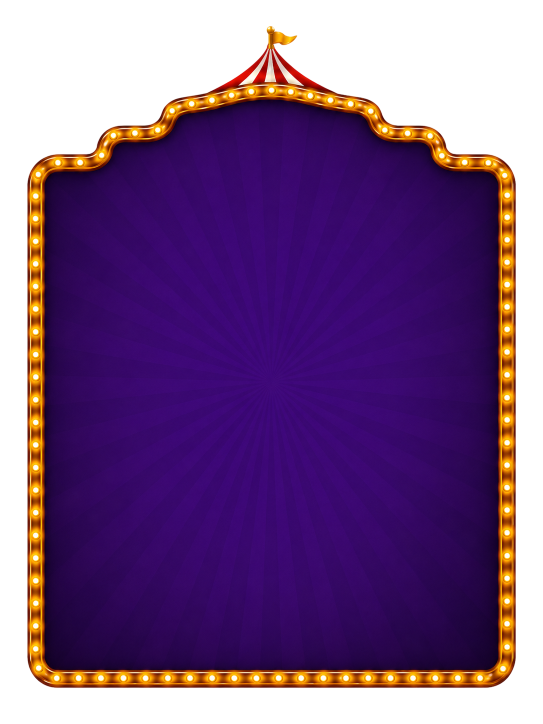
#> input picture apps/theme-park/scripts/congrats/source/marquee-tall.webp, 1086 x 1448 px (shown at 1/2 size); its folder holds only this picture in this run
$ python build_congrats.py
#> lines starting #> are read from the running program, lines starting #| are printed output that depends on the picture; after the words box and inside, x2 and y2 are one past the last pixel; in counts of white or black regions, pixels touching at a corner belong together
"""Build the TALL congratulations marquee: a circus sign with a purple field inside a gold rail of
painted bulbs, a striped tent top and a little flag. Everything that used to be built into the panel
art (the medallion ring, the gold P, the amount well) is gone: the well is drawn by the component,
and the bonus's own scatter badge takes the medallion's place.

The bonus-COMPLETE screen used to be a second, wide marquee cut here. It is now the shared marquee
PAD — see `scripts/pad/` — which the big-win cards sit on too, so it is generated there instead and
this script owns only the tall one.

    python3 scripts/congrats/build_congrats.py

THE ART IS TALLER THAN THE PANEL, AND THIS SHORTENS IT WITHOUT SQUASHING IT. The drawing is
1608x2412 (0.667) where the panel is drawn at 0.873, and the obvious fix — resize to the panel's
aspect — is exactly what the drawing this replaced was doing, and exactly what made it look wrong:
a 16% horizontal pull turns every bulb into an oval. So instead:

* A BAND IS CUT OUT OF THE MIDDLE OF THE RAIL. Between y=600 and y=2100 the rail runs dead straight
  (27..1580 on every row, verified), so a horizontal join there is invisible. The cut runs from the
  gap after one bulb to the gap after another six down, which removes six whole bulbs and leaves the
  spacing across the join reading as one ordinary pitch. Every bulb that survives is still round.
* THE FIELD IS NOT CUT, IT IS SQUASHED. The purple sunburst radiates from a point, so taking a band
  out of it leaves the rays above the join at a different angle from the rays below — a smear where
  the centre should be, which is visible. Instead the ORIGINAL field is resized into the shortened
  field's box: a squashed radial burst is still a radial burst, just with slightly narrower rays,
  and it converges to a point like it should.

The field is found by flooding purple from the middle, so the gold rail is what stops it, and the
mask is eroded before the swap so the rail's inner edge is never painted over.

Writes the webp marquee and the generated aspect + bulb table `src/game/congratsPanelParts.ts`.
"""

import collections
import os
import pathlib

import numpy as np
from PIL import Image, ImageDraw, ImageFilter

BASE = pathlib.Path(__file__).resolve().parent
APP = pathlib.Path(__file__).resolve().parents[2]
OUT_DIR = APP / 'static/assets/theme-park/v2/popup/congrats'
OUT_TS = APP / 'src/game/congratsPanelParts.ts'

#: The band to take out of the rail, in source pixels. Both edges sit in a GAP between bulbs, TWO
#: bulbs apart, inside the straight run — see the module docstring. Run with `--measure N` to list
#: every candidate that removes N bulbs and what aspect each leaves; do not nudge these by eye.
#:
#: It used to take out six bulbs (620, 1129), which left the sign at 0.873 and the field too short
#: for what this screen has to say: CONGRATS! did not fit inside the purple and sat across the top
#: rail (2026-08-24). Two bulbs leaves the canvas at 0.744 — a quarter more height for the same
#: width, all of it field — which is what it takes to stand seven things up the column with gaps
#: that read as gaps. The copy is laid out inside it in <CongratsPanel>'s `tall` block.
SEAM = (620, 787)

#: The transparent margin around the drawing, as fractions of the canvas — the padding the marquee
#: this replaced carried, kept so the sprite's box is not the ink's box (the glow and the flag need
#: room outside the rail).
#:
#: The canvas ASPECT is no longer a constant. It used to be pinned to the marquee this replaced so
#: that <CongratsPanel>'s Figma-measured fractions kept working, at the cost of a residual 1.2%
#: vertical stretch. The sign is now deliberately a different shape from that one, so there is
#: nothing left to match: the height is derived from the drawing so the drawing is never stretched
#: at all, and the layout is re-pinned against the field this produces.
INK_BOX = (0.04980, 0.03581, 0.95020, 0.95055)

#: Rendered width to ship the marquee at. It is drawn a little over 500 of the design's 1200 frame,
#: i.e. ~850px on a 1920 stage; 1024 covers that with headroom and no more.
WIDTH = 1024


def load(name):
    """The artist's marquee drawing, kept as lossless webp.

    Committed alongside the script rather than left in a working directory: a pipeline that cannot
    be re-run is a pipeline nobody re-runs.
    """
#> called with name = 'tall'
    return Image.open(BASE / 'source' / f'marquee-{name}.webp').convert('RGBA')
#> returned value is the input picture: PIL image 1086x1448 RGBA; mean R, G, B, A 64.2, 24, 67.5, 180.9


def field_mask(img):
    """The purple interior, flooded from the centre outward so the gold rail is what stops it.

    A colour test alone would also take the rail's dark purple outline and the drop shadow, which
    are the same purple and are on the WRONG side of the rail. Reachability is what separates them.
    """
    a = np.asarray(img).astype(int)
    h, w, _ = a.shape
    red, green, blue, alpha = a[..., 0], a[..., 1], a[..., 2], a[..., 3]
    purple = (alpha > 128) & (blue > red + 20) & (blue > green + 40)

    seen = np.zeros((h, w), bool)
    start = (h // 2, w // 2)
    if not purple[start]:
        raise SystemExit('the middle of the marquee is not purple — has the art changed?')
    queue = collections.deque([start])
    seen[start] = True
    while queue:
        y, x = queue.popleft()
        for dy, dx in ((1, 0), (-1, 0), (0, 1), (0, -1)):
            ny, nx = y + dy, x + dx
            if 0 <= ny < h and 0 <= nx < w and purple[ny, nx] and not seen[ny, nx]:
                seen[ny, nx] = True
                queue.append((ny, nx))
    return seen


def _bbox(mask):
    ys, xs = np.nonzero(mask)
    return int(xs.min()), int(ys.min()), int(xs.max()) + 1, int(ys.max()) + 1


def shortened(img):
    """The drawing with a band taken out of its rail and its sunburst squashed to suit."""
    top = img.crop((0, 0, img.width, SEAM[0]))
    bottom = img.crop((0, SEAM[1], img.width, img.height))
    cut = Image.new('RGBA', (img.width, top.height + bottom.height), (0, 0, 0, 0))
#> cut: PIL image 1086x1281 RGBA; every value is 0
    cut.paste(top, (0, 0))
    cut.paste(bottom, (0, top.height))

    # Put the WHOLE original field back inside the shortened one, so the burst still converges to a
    # point instead of carrying the join.
    was, now = _bbox(field_mask(img)), field_mask(cut)
#> in field_mask, `red, green, blue, alpha = a[..., 0], a[..., 1], a[..., 2], a[..., 3]`:
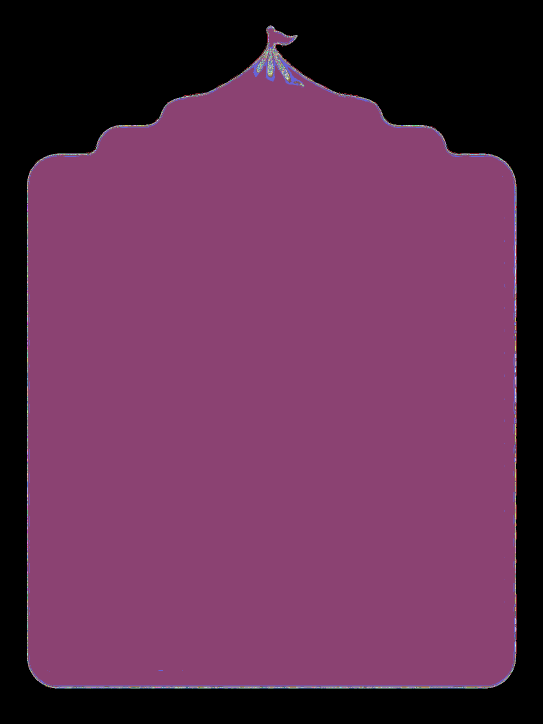
#> alpha: shape (1448, 1086) int64 (shown at 1/2 size); 231 distinct labels, from 0 to 255; one colour per label, 0 black
#> in field_mask, `purple = (alpha > 128) & (blue > red + 20) & (blue > green + 40)`:
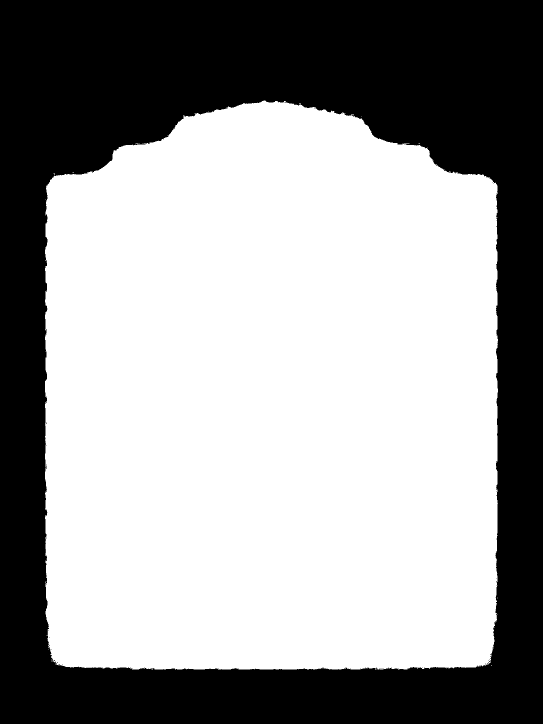
#> purple: shape (1448, 1086) bool (shown at 1/2 size); 60.8% white; 25 black regions (24 under 20 px), largest, box (x1, y1, x2, y2) and area: (0, 0, 1086, 1448) 615908
#> after the loop in field_mask, `while queue:`: seen: shape (1448, 1086) bool; 60.8% white; 25 black regions (24 under 20 px), largest, box (x1, y1, x2, y2) and area: (0, 0, 1086, 1448) 616004
#> in field_mask (call 2), `red, green, blue, alpha = a[..., 0], a[..., 1], a[..., 2], a[..., 3]`:
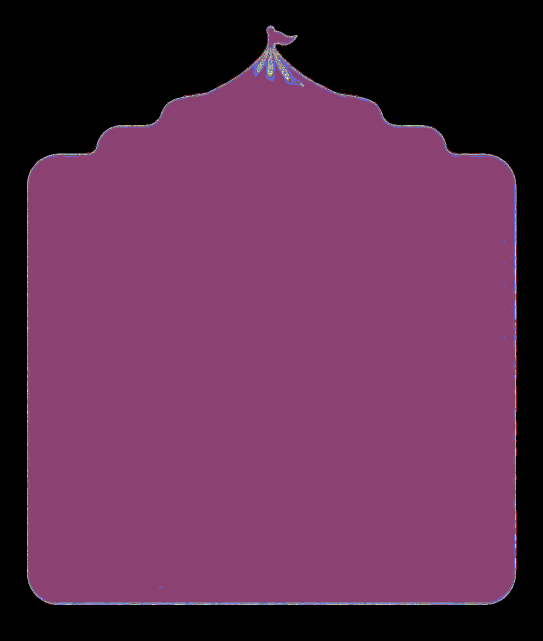
#> alpha: shape (1281, 1086) int64 (shown at 1/2 size); 231 distinct labels, from 0 to 255; one colour per label, 0 black
#> in field_mask (call 2), `purple = (alpha > 128) & (blue > red + 20) & (blue > green + 40)`:
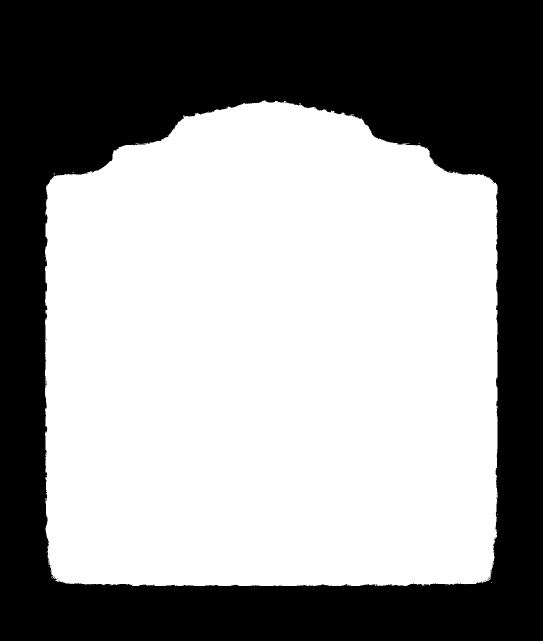
#> purple: shape (1281, 1086) bool (shown at 1/2 size); 57.9% white; 25 black regions (24 under 20 px), largest, box (x1, y1, x2, y2) and area: (0, 0, 1086, 1281) 585346
#> after the loop in field_mask (call 2), `while queue:`: seen: shape (1281, 1086) bool; 57.9% white; 25 black regions (24 under 20 px), largest, box (x1, y1, x2, y2) and area: (0, 0, 1086, 1281) 585441
#> was = (90, 201, 996, 1339)
    box = _bbox(now)
#> box = (90, 201, 996, 1172)
    squashed = Image.new('RGBA', cut.size, (0, 0, 0, 0))
    squashed.paste(img.crop(was).resize((box[2] - box[0], box[3] - box[1]), Image.LANCZOS),
                   (box[0], box[1]))

    # Eroded, so the rail's anti-aliased inner edge stays the rail's and does not get a seam of its
    # own where the two images disagree by a pixel.
    inside = now
    for _ in range(3):
        inside = (inside & np.roll(inside, 1, 0) & np.roll(inside, -1, 0)
                  & np.roll(inside, 1, 1) & np.roll(inside, -1, 1))
    joined = np.asarray(cut).copy()
    joined[inside] = np.asarray(squashed)[inside]
    return Image.fromarray(joined, 'RGBA')


def to_panel(img):
    """The shortened drawing, placed on the canvas the panel's layout expects. See INK_BOX."""
    ink = np.asarray(img)[..., 3] > 8
#> ink: shape (1281, 1086) bool; 68.7% white; 1 black region, box (x1, y1, x2, y2) and area: (0, 0, 1086, 1281) 434942
    ys, xs = np.nonzero(ink)
    drawing = img.crop((int(xs.min()), int(ys.min()), int(xs.max()) + 1, int(ys.max()) + 1))

    x0, y0, x1, y1 = INK_BOX
    # Derived, not pinned: the ink box keeps the drawing's own aspect, so nothing is stretched.
    height = round(WIDTH * (x1 - x0) * drawing.height / drawing.width / (y1 - y0))
#> height = 1192
    box = (round(x0 * WIDTH), round(y0 * height), round(x1 * WIDTH), round(y1 * height))
#> box = (51, 43, 973, 1133)
    canvas = Image.new('RGBA', (WIDTH, height), (0, 0, 0, 0))
#> canvas: PIL image 1024x1192 RGBA; every value is 0
    canvas.paste(drawing.resize((box[2] - box[0], box[3] - box[1]), Image.LANCZOS), box[:2])
    return canvas


def write_part(name, img):
    OUT_DIR.mkdir(parents=True, exist_ok=True)
    path = OUT_DIR / f'marquee-{name}.webp'
    img.save(path, 'WEBP', quality=90, method=6)
    return path


# ── Bulb finding ────────────────────────────────────────────────────────────────────────────────
#
# Same shape of problem as the win cards and the old panel: the bulbs are PAINTED into the art, so
# lighting them means finding their centres here and letting <WinCardLights> draw a glow on each.
#
# A bulb is a compact ROUND bright blob. The compactness test is the one that matters — without it
# the gold rail's specular highlights qualify, because a highlight running along a curl is a local
# maximum whose surroundings are darker.


def peaks(img, percentile, window=9):
    """Every local maximum above the percentile, brightest first. NOT thinned by distance.

    Candidates are thinned only after the bulb test has run, so a stray speck sitting beside a bulb
    can never suppress it.
    """
    a = np.array(img).astype(float)
    lum = a[..., :3].mean(2) * (a[..., 3] / 255.0)
    cut = np.percentile(lum[lum > 0], percentile)
    top = np.array(
        Image.fromarray(lum.astype(np.uint8), 'L').filter(ImageFilter.MaxFilter(window))
    ).astype(float)
    ys, xs = np.where((lum >= top - 0.5) & (lum >= cut))
    order = np.argsort(-lum[ys, xs])
    return [(float(xs[i]), float(ys[i])) for i in order]


def _offsets(r0, r1):
    return [
        (dx, dy)
        for dx in range(-r1, r1 + 1)
        for dy in range(-r1, r1 + 1)
        if r0 * r0 <= dx * dx + dy * dy <= r1 * r1
    ]


def _sample(lum, x, y, r0, r1):
    """Mean luminance over an annulus, clamped to the image rather than skipped at the edges."""
    h, w = lum.shape
    vals = [
        lum[min(h - 1, max(0, y + dy)), min(w - 1, max(0, x + dx))] for dx, dy in _offsets(r0, r1)
    ]
    return float(np.mean(vals))


def _extent(lum, x, y, limit):
    """Width and height of the bright region through (x, y), in pixels."""
    h, w = lum.shape
    threshold = lum[y, x] * 0.7

    def run(dx, dy):
        n = 0
        cx, cy = x, y
        while n < limit * 2:
            cx += dx
            cy += dy
            if not (0 <= cx < w and 0 <= cy < h) or lum[cy, cx] < threshold:
                break
            n += 1
        return n

    return run(-1, 0) + run(1, 0) + 1, run(0, -1) + run(0, 1) + 1


def _core_rgb(rgba, x, y, r):
    h, w = rgba.shape[:2]
    return np.mean(
        [rgba[min(h - 1, max(0, y + dy)), min(w - 1, max(0, x + dx)), :3] for dx, dy in _offsets(0, r)],
        0,
    )


def find_bulbs(img, *, percentile, min_gap, core_r, ring_in, ring_out, min_core, min_contrast,
               max_span, min_span=0, min_core_green=0.0, window=9):
    """Bulb centres as fractions of the image."""
#> called with percentile = 98, min_gap = 0.018, core_r = 6, ring_in = 12, ring_out = 18, min_core = 150, min_contrast = 22, max_span = 34
    rgba = np.array(img).astype(float)
    lum = rgba[..., :3].mean(2) * (rgba[..., 3] / 255.0)
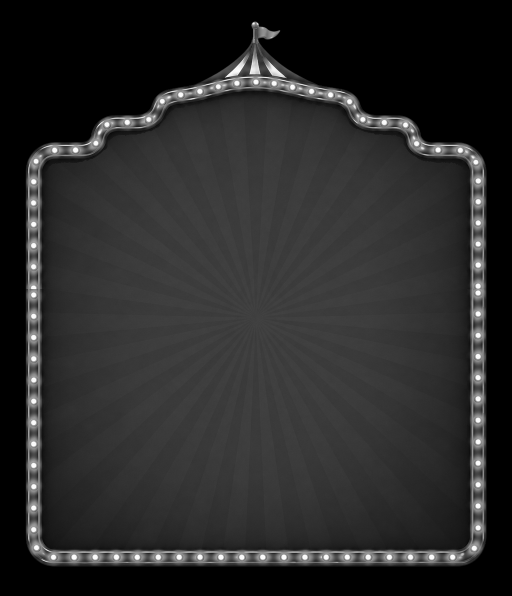
#> lum: shape (1192, 1024) float64 (shown at 1/2 size); min 0, max 255, mean 41.2
    gap = min_gap * max(img.size)
#> gap = 21.46
    kept = []
    for px, py in peaks(img, percentile, window=window):
#> in peaks, `cut = np.percentile(lum[lum > 0], percentile)`: cut = 152
#> in peaks, `top = np.array( Image.fromarray(lum.astype(np.uint8), 'L').filter(Imag..`:
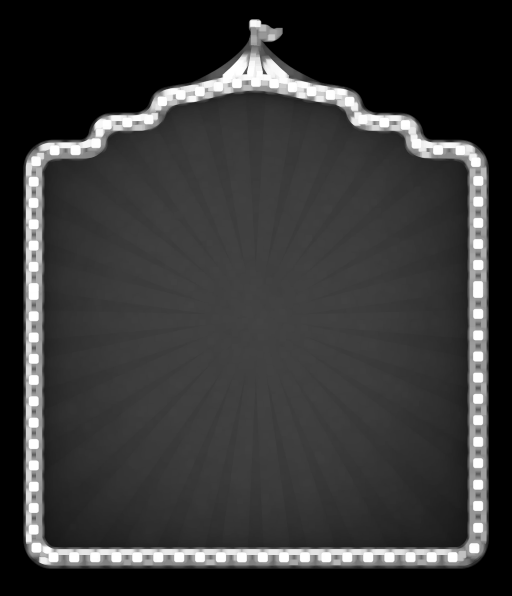
#> top: shape (1192, 1024) float64 (shown at 1/2 size); min 0, max 255, mean 52.9
        x, y = int(px), int(py)
        core = _sample(lum, x, y, 0, core_r)
        halo = _sample(lum, x, y, ring_in, ring_out)
        if core < min_core or core - halo < min_contrast:
            continue
        red, green, _blue = _core_rgb(rgba, x, y, core_r)
        if green < min_core_green * max(red, 1.0):
            continue
        ew, eh = _extent(lum, x, y, max_span)
        if not (min_span <= min(ew, eh) and max(ew, eh) <= max_span and 0.5 <= ew / eh <= 2.0):
            continue
        if all((px - kx) ** 2 + (py - ky) ** 2 >= gap * gap for kx, ky, _ in kept):
            kept.append((px, py, (ew + eh) / 2))
#> this loop made 1111 passes
    return (
        [(x / img.width, y / img.height) for x, y, _ in kept],
        float(np.mean([d for _, _, d in kept])) / img.width,
    )


#: Thresholds for this rail at 1024 wide, where its bulbs measure about 24px.
#:
#: `min_core_green` is this art's own discriminator. The only things that survive the roundness test
#: without being bulbs are the white wedges of the striped tent, which are a round-ish bright blob at
#: this scale; but they sit in the tent's red shade, so their core is pink (G/R 0.68) while a lit
#: bulb's core is blown out towards white (G/R 0.82 and up on every real one).
BULBS = dict(
    percentile=98.0,
    min_gap=0.018,
    core_r=6,
    ring_in=12,
    ring_out=18,
    min_core=150,
    min_contrast=22,
    max_span=34,
    min_span=8,
    min_core_green=0.78,
    window=11,
)


def mean_colour(img, points, r0, r1):
    """The bulbs' own colour, as an annulus just OUTSIDE the blown-out core.

    Sampling the core gives white on every bulb, and an additive glow tinted white washes the hue
    out of exactly the thing it is meant to be lighting. The ring of pixels around the core is where
    the bulb's colour lives. Normalised to full brightness, since this tints an additive sprite.
    """
#> called with r0 = 7, r1 = 14
    a = np.array(img).astype(float)
    offsets = _offsets(r0, r1)
    picks = []
    for fx, fy in points:
        x, y = int(fx * img.width), int(fy * img.height)
        picks.append(
            np.mean(
                [
                    a[min(img.height - 1, max(0, y + dy)), min(img.width - 1, max(0, x + dx)), :3]
                    for dx, dy in offsets
                ],
                0,
            )
        )
#> this loop made 79 passes
#> (fx, fy) on passes 1 to 12: (0.0664, 0.409), (0.388, 0.937), (0.229, 0.937), (0.763, 0.932), (0.558, 0.933), (0.0635, 0.373), (0.935, 0.412), (0.0635, 0.563), (0.933, 0.494), (0.0684, 0.497), (0.0684, 0.639), (0.932, 0.595)
    rgb = np.mean(picks, 0)
    rgb = rgb / rgb.max() * 255
    return (round(rgb[0]) << 16) | (round(rgb[1]) << 8) | round(rgb[2])


def emit(marquees):
    def pack(points, aspect):
        # In WIDTH units on both axes — <WinCardLights> multiplies x and y by the one size it is
        # given — with the origin at the art's CENTRE, which is where the component mounts them and
        # the point the chase runs around.
        return ' '.join(f'{x - 0.5:.4f},{(y - 0.5) / aspect:.4f}' for x, y in points)

    body = [
        '''// GENERATED by scripts/congrats/build_congrats.py. Do not hand-edit.
//
// The tall congratulations marquee (Figma 7033:24761, bonus won) and the centres of the bulbs
// painted into its rail, so <WinCardLights> can light them.
//
// Distances are fractions of the marquee's WIDTH on BOTH axes — <WinCardLights> scales x and y by
// the single size it is given — with the origin at the art's centre.
//
// The bonus-COMPLETE screen is not here: it shares the marquee pad with the big-win cards, and that
// is generated by scripts/pad/build_pad.py into game/padMarquee.ts.

const points = (packed: string): [number, number][] =>
	packed.split(' ').map((pair) => {
		const [x, y] = pair.split(',');
		return [Number(x), Number(y)];
	});

export type MarqueeArt = {
	/** width / height of the art as the design draws it, for sizing it without stretching. */
	aspect: number;
	/** Bulb tint, averaged from the rail. */
	bulbColour: number;
	/**
	 * What the glow is sized off, in width units: the diameter of the bulb's bright core. On this
	 * art the bulbs are painted lit and fade into the rail, so the core is a good deal smaller than
	 * the disc a viewer would call the bulb.
	 */
	bulb: number;
	bulbs: [number, number][];
};
''',
    ]
    entries = []
    for name, (aspect, colour, diameter, bulbs) in marquees.items():
        entries.append(
            f'\t{name}: {{\n'
            f'\t\taspect: {aspect:.5f},\n'
            f'\t\tbulbColour: 0x{colour:06x},\n'
            f'\t\tbulb: {diameter:.5f},\n'
            f"\t\tbulbs: points(\n\t\t\t'{pack(bulbs, aspect)}',\n\t\t),\n"
            f'\t}},'
        )
    body.append(
        'export const CONGRATS_MARQUEES: Record<string, MarqueeArt> = {\n'
        + '\n'.join(entries)
        + '\n};\n'
    )
    OUT_TS.write_text('\n'.join(body))


# [37 lines left out: function measure, not called in this run]


if __name__ == '__main__':
    import sys

    if '--measure' in sys.argv:
        n = sys.argv[sys.argv.index('--measure') + 1] if len(sys.argv) > sys.argv.index('--measure') + 1 else '6'
        measure(load('tall'), removed=int(n))
        raise SystemExit

    marquees = {}
    for name in ('tall',):
        img = to_panel(shortened(load(name)))
        path = write_part(name, img)
        found, diameter = find_bulbs(img, **BULBS)
        colour = mean_colour(img, found, 7, 14)
        aspect = img.width / img.height
        marquees[name] = (aspect, colour, diameter, found)
        print(
            f'{name:5s} {img.size} aspect {aspect:.4f}  bulbs {len(found):3d} '
            f'disc {diameter:.5f}w  #{colour:06x}  {os.path.getsize(path) // 1024:4d} KB  {path.name}'
        )
#| tall  (1024, 1192) aspect 0.8591  bulbs  79 disc 0.00886w  #ffa013    75 KB  marquee-tall.webp

        preview = Image.new('RGBA', img.size, (12, 12, 12, 255))
        preview.alpha_composite(img)
        preview = preview.convert('RGB')
#> preview: PIL image 1024x1192 RGB
        draw = ImageDraw.Draw(preview)
        for fx, fy in found:
            x, y = fx * img.width, fy * img.height
            draw.ellipse([x - 13, y - 13, x + 13, y + 13], outline=(0, 255, 120), width=3)
        preview.resize((760, round(760 * img.height / img.width))).save(
            BASE / f'verify_{name}_bulbs.png'
        )
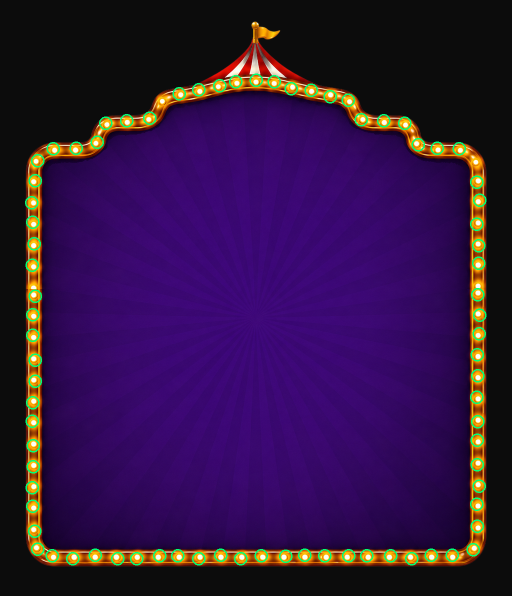
#> preview: PIL image 1024x1192 RGB (shown at 1/2 size); mean R, G, B 49.5, 20.3, 65.4

    emit(marquees)
#> the loop in emit, `for name, (aspect, colour, diameter, bulbs) in marquees.items():` made 1 pass
#> (name, aspect, colour, diameter) on pass 1: ('tall', 0.859, 16752659, 0.00886)
    print(f'-> {OUT_TS}')
